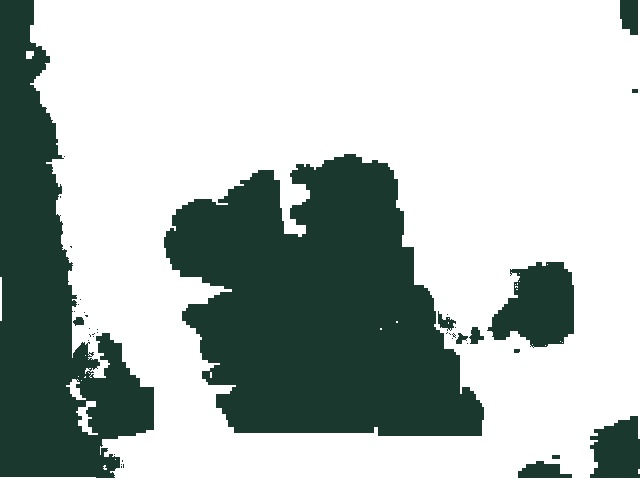
#> input picture src/kmeans_test_imgs/30-04-15:06:00/Result.jpg, 640 x 480 px
$ python get_bounds.py
#> lines starting #> are read from the running program, lines starting #| are printed output that depends on the picture; after the words box and inside, x2 and y2 are one past the last pixel; in counts of white or black regions, pixels touching at a corner belong together
#> in main, img is the input picture: shape (480, 640, 3); mean B, G, R 183.1, 186.4, 176.2
import numpy as np
import matplotlib.pyplot as plt
import sys
import time
import cv2
import os
from datetime import datetime
from matplotlib import image


# [12 lines left out: function find_rectangle, not called in this run]

def get_rect_params(img):
    img, vertices = approx_shape(img)
    rect_params = find_rectangle(vertices)
    return rect_params


def approx_shape(img):
    """ Approximates shapes into polygons"""
    # Convert to greyscale
    if len(img.shape) == 3:
        img_gray = cv2.cvtColor(img, cv2.COLOR_BGR2GRAY)
    else:
        img_gray = img

    cv2.imshow('gray', img_gray)
    # Convert to binary image by thresholding
    _, threshold = cv2.threshold(img_gray, 245, 255, cv2.THRESH_BINARY_INV)
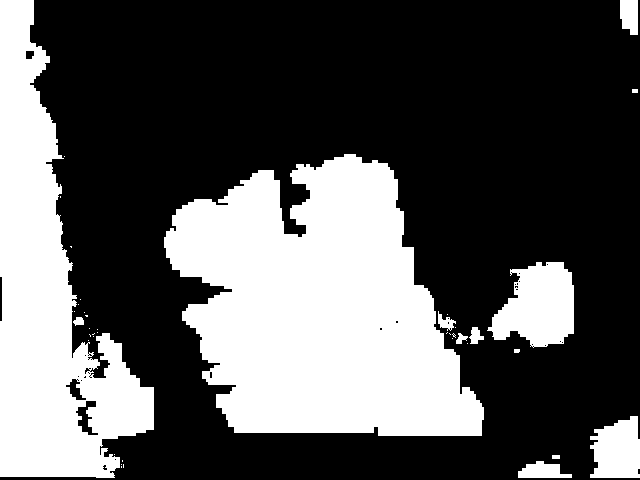
#> threshold: shape (480, 640); 34.4% white; 40 white regions (27 under 20 px)
    # Find the contours
    contours, _ = cv2.findContours(threshold, cv2.RETR_TREE, cv2.CHAIN_APPROX_SIMPLE)
#> contours = 83 contours, 67 with area under 20; largest, box (x1, y1, x2, y2) and area: (164, 154, 484, 436) 60024, (0, 0, 154, 478) 35334, (487, 262, 574, 348) 4970, (590, 416, 640, 478) 2369, (518, 461, 572, 478) 548
    # For each contour approximate the curve and
    # detect the shapes.
    vertices = []
    tmp = img.copy()
#> (the run stopped early here; a loop or call above may not have finished)
